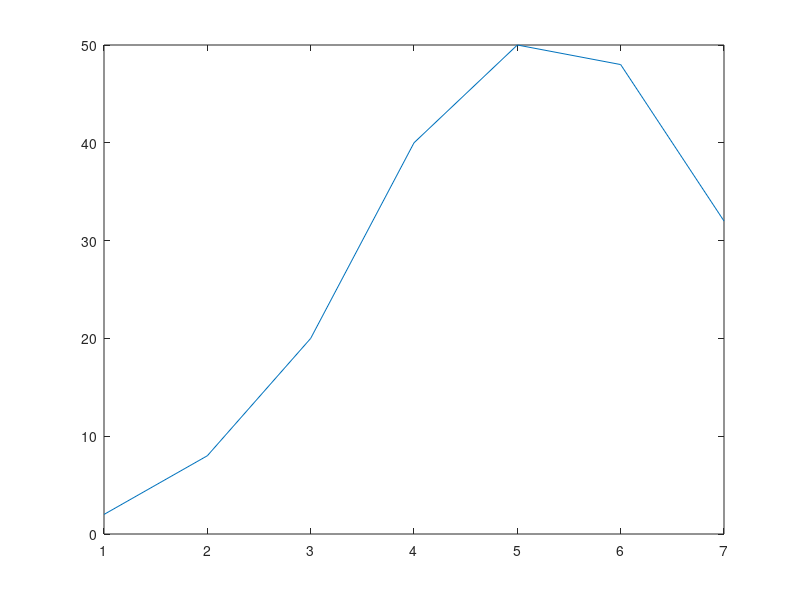

Recreate this plot in MATLAB.
clc;
clear all;
close all;

x1 = [1 2 3 4];
x2 = [2 4 6 8];

N1 = length(x1);
N2 = length(x2);

% Output length = N1 + N2 - 1
y = zeros(1, N1 + N2 - 1);

for i = 1:N1
    for j = 1:N2
        y(i + j - 1) = y(i + j - 1) + x1(i) * x2(j);
    end
end

plot(y);
